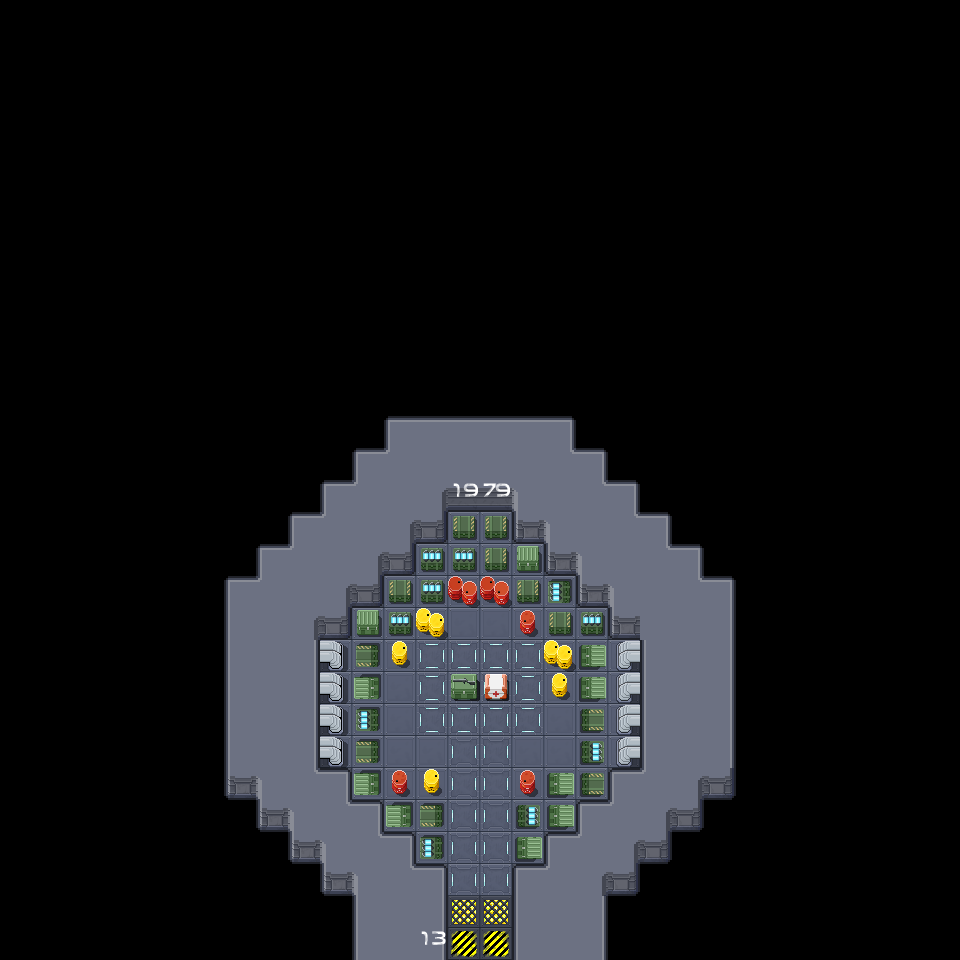

A 2D game scene composited from a Tiled map and its tileset images. What follows is a short description and the map's XML, with each tile layer's data collapsed to a summary:
An orthogonal 30x30 tile map with 32x32 px tiles, 6 tile layers (Milieu, Sol, Collisions, items-no-collisions-1, ...), 3 tilesets.

<map version="1.9" tiledversion="1.9.2" orientation="orthogonal" renderorder="right-down" width="30" height="30" tilewidth="32" tileheight="32" infinite="0" nextlayerid="14" nextobjectid="1">
 <tileset firstgid="1" source="Map.tsx" />
 <tileset firstgid="161" source="items_01.tsx" />
 <tileset firstgid="369" source="items_02.tsx" />
 <layer id="8" name="Milieu" width="30" height="30" opacity="0.97">
  <data>[900 cells, 0 non-empty, 0 distinct tile ids]</data>
 </layer>
 <layer id="9" name="Sol" width="30" height="30">
  <data>[900 cells, 213 non-empty, 7 distinct tile ids]</data>
 </layer>
 <layer id="10" name="Collisions" width="30" height="30">
  <data>[900 cells, 181 non-empty, 22 distinct tile ids]</data>
 </layer>
 <layer id="12" name="items-no-collisions-1" width="30" height="30">
  <data>[900 cells, 3 non-empty, 2 distinct tile ids]</data>
 </layer>
 <layer id="11" name="items-no-collisions-2" width="30" height="30">
  <data>[900 cells, 3 non-empty, 2 distinct tile ids]</data>
 </layer>
 <layer id="13" name="interaction" width="30" height="30">
  <data>[900 cells, 2 non-empty, 2 distinct tile ids]</data>
 </layer>
</map>
